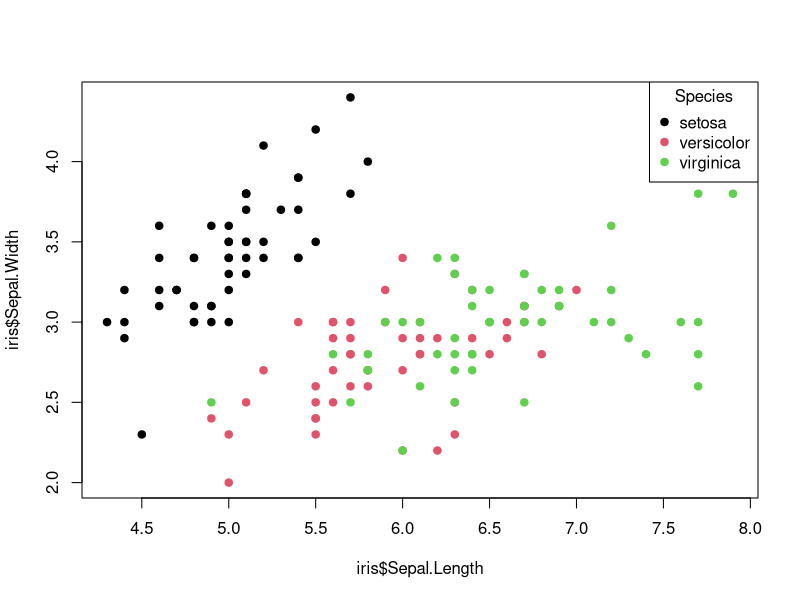

Generate this figure with R:
## ---- chunk 1
knitr::opts_chunk$set(echo = TRUE)
## ---- chunk 2
summary(iris)
## ---- chunk 3
plot(iris$Sepal.Length, iris$Sepal.Width,pch=19, col=iris$Species)
legend("topright", legend = unique(iris$Species), col = unique(iris$Species), pch = 19, title = "Species")

## ---- chunk 4
iris_quant = iris[, c("Sepal.Length", "Sepal.Width", "Petal.Length", "Petal.Width")]
cov_matrix = cov(iris_quant)
print(cov_matrix)
## ---- chunk 5
cor_matrix = cor(iris_quant)
print(cor_matrix)
## ---- chunk 6
library(dplyr)
iris_setosa = iris %>%
  filter(Species=="setosa")
head(iris_setosa)
## ---- chunk 7
# get cov matrix
iris_setosa <- iris_setosa[, -5]
cov_mat_setosa = cov(iris_setosa)
print(cov_mat_setosa)
## ---- chunk 8
cor_mat_setosa = cor(iris_setosa)
print(cor_mat_setosa)
## ---- chunk 9
iris_quant_inches <- iris_quant / 2.54
print('Mean of the col values:')
print(colMeans(iris_quant_inches))
## ---- chunk 10
print('covariation:')
print(cov(iris_quant_inches))
## ---- chunk 11
print('correlation:')
print(cor(iris_quant_inches))
